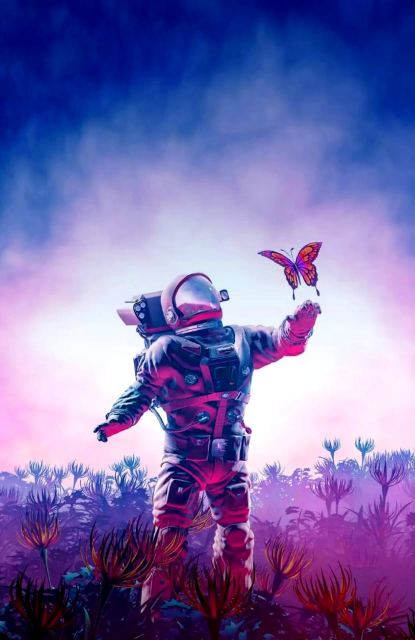
#> input picture aerospace.jpg, 830 x 1280 px (shown at 1/2 size)
$ python -i ImgStegno_GUI_DataFlair.py   (imports and definitions only)
#> lines starting #> are read from the running program, lines starting #| are printed output that depends on the picture
from tkinter import *
import tkinter.filedialog
from tkinter import messagebox
from PIL import ImageTk
from PIL import Image
from io import BytesIO
import  os

class IMG_Stegno:
    output_image_size = 0

    # [24 lines left out: function main, not called in this run]

    def back(self,frame):
        frame.destroy()
        self.main(root)


    # [180 lines left out: functions encode_frame1, decode_frame1, encode_frame2, decode_frame2, decode, generate_Data and 3 more, not called in this run]

    def frame_3(self,frame):
        frame.destroy()
        self.main(root)


#GUI loop
# [1 line not run here, left out]
o = IMG_Stegno()
# [2 lines not run here, left out]

>>> import cv2
>>> picture = cv2.imread('aerospace.jpg', cv2.IMREAD_GRAYSCALE)
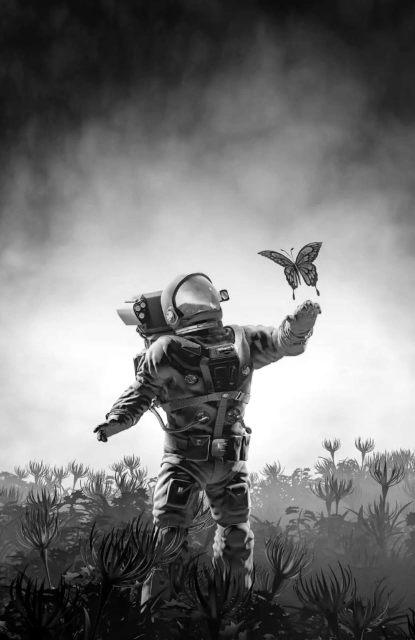
#> picture: shape (1280, 830) (shown at 1/2 size); min 0, max 255, mean 119.2
#> (the run stopped early here; a loop or call above may not have finished)
